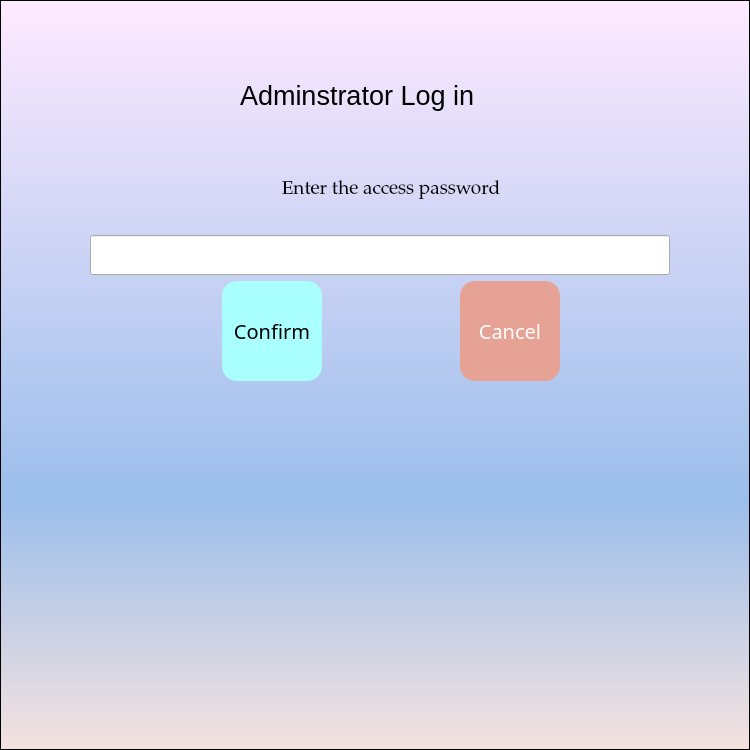
<?xml version="1.0" encoding="UTF-8"?>
<ui version="4.0">
 <class>Form</class>
 <widget class="QWidget" name="Form">
  <property name="geometry">
   <rect>
    <x>0</x>
    <y>0</y>
    <width>750</width>
    <height>750</height>
   </rect>
  </property>
  <property name="windowTitle">
   <string>Form</string>
  </property>
  <widget class="QWidget" name="verticalLayoutWidget">
   <property name="geometry">
    <rect>
     <x>90</x>
     <y>150</y>
     <width>602</width>
     <height>231</height>
    </rect>
   </property>
   <layout class="QVBoxLayout" name="verticalLayout">
    <item>
     <widget class="QLabel" name="label">
      <property name="font">
       <font>
        <family>Palatino Linotype</family>
        <pointsize>14</pointsize>
       </font>
      </property>
      <property name="layoutDirection">
       <enum>Qt::LeftToRight</enum>
      </property>
      <property name="text">
       <string>Enter the access password</string>
      </property>
      <property name="alignment">
       <set>Qt::AlignCenter</set>
      </property>
     </widget>
    </item>
    <item>
     <widget class="QLineEdit" name="lineEdit">
      <property name="sizePolicy">
       <sizepolicy hsizetype="Fixed" vsizetype="Fixed">
        <horstretch>0</horstretch>
        <verstretch>0</verstretch>
       </sizepolicy>
      </property>
      <property name="minimumSize">
       <size>
        <width>580</width>
        <height>40</height>
       </size>
      </property>
      <property name="maximumSize">
       <size>
        <width>580</width>
        <height>40</height>
       </size>
      </property>
     </widget>
    </item>
    <item>
     <layout class="QHBoxLayout" name="horizontalLayout_10">
      <item>
       <widget class="QPushButton" name="pushButton">
        <property name="sizePolicy">
         <sizepolicy hsizetype="Fixed" vsizetype="Preferred">
          <horstretch>0</horstretch>
          <verstretch>0</verstretch>
         </sizepolicy>
        </property>
        <property name="minimumSize">
         <size>
          <width>100</width>
          <height>100</height>
         </size>
        </property>
        <property name="maximumSize">
         <size>
          <width>100</width>
          <height>100</height>
         </size>
        </property>
        <property name="font">
         <font>
          <family>Microsoft Yahei</family>
          <pointsize>-1</pointsize>
          <weight>50</weight>
          <italic>false</italic>
          <bold>false</bold>
         </font>
        </property>
        <property name="cursor">
         <cursorShape>PointingHandCursor</cursorShape>
        </property>
        <property name="styleSheet">
         <string notr="true">QPushButton
{
    font-family:Microsoft Yahei;
    font:20px;
    color:black;
    background-color:rgb(170, 255, 255);
    border-radius:15px;
}

QPushButton:hover
{
    background-color:rgb(85, 255, 255);
}

QPushButton:pressed
{
    background-color:rgb(85, 255, 255);
    padding-left:3px;
    padding-top:3px;
}</string>
        </property>
        <property name="text">
         <string>Confirm</string>
        </property>
       </widget>
      </item>
      <item>
       <widget class="QPushButton" name="pushButton_2">
        <property name="sizePolicy">
         <sizepolicy hsizetype="Fixed" vsizetype="Fixed">
          <horstretch>0</horstretch>
          <verstretch>0</verstretch>
         </sizepolicy>
        </property>
        <property name="minimumSize">
         <size>
          <width>100</width>
          <height>100</height>
         </size>
        </property>
        <property name="maximumSize">
         <size>
          <width>100</width>
          <height>100</height>
         </size>
        </property>
        <property name="font">
         <font>
          <family>Microsoft Yahei</family>
          <pointsize>-1</pointsize>
          <weight>50</weight>
          <italic>false</italic>
          <bold>false</bold>
         </font>
        </property>
        <property name="cursor">
         <cursorShape>PointingHandCursor</cursorShape>
        </property>
        <property name="styleSheet">
         <string notr="true">QPushButton
{
    font-family:Microsoft Yahei;
    font:20px;
    color:white;
    background-color:rgb(230, 162, 149);
    border-radius:15px;
}

QPushButton:hover
{
    background-color:rgb(184, 67, 44);
}

QPushButton:pressed
{
    background-color:rgb(184, 67, 44);
    padding-left:3px;
    padding-top:3px;
}</string>
        </property>
        <property name="text">
         <string>Cancel</string>
        </property>
       </widget>
      </item>
     </layout>
    </item>
   </layout>
  </widget>
  <widget class="QLabel" name="label_5">
   <property name="geometry">
    <rect>
     <x>240</x>
     <y>70</y>
     <width>381</width>
     <height>51</height>
    </rect>
   </property>
   <property name="font">
    <font>
     <family>Arial</family>
     <pointsize>20</pointsize>
    </font>
   </property>
   <property name="text">
    <string>Adminstrator Log in</string>
   </property>
  </widget>
  <widget class="QListView" name="listView">
   <property name="geometry">
    <rect>
     <x>0</x>
     <y>0</y>
     <width>750</width>
     <height>750</height>
    </rect>
   </property>
   <property name="styleSheet">
    <string notr="true">background:qlineargradient(spread:pad, x1:0, y1:0, x2:0, y2:1, stop:0 rgba(254, 234, 255, 255), stop:0.664773 rgba(155, 190, 235, 255), stop:1 rgba(245, 226, 223, 255))</string>
   </property>
  </widget>
  <zorder>listView</zorder>
  <zorder>verticalLayoutWidget</zorder>
  <zorder>label_5</zorder>
 </widget>
 <resources/>
 <connections/>
</ui>
